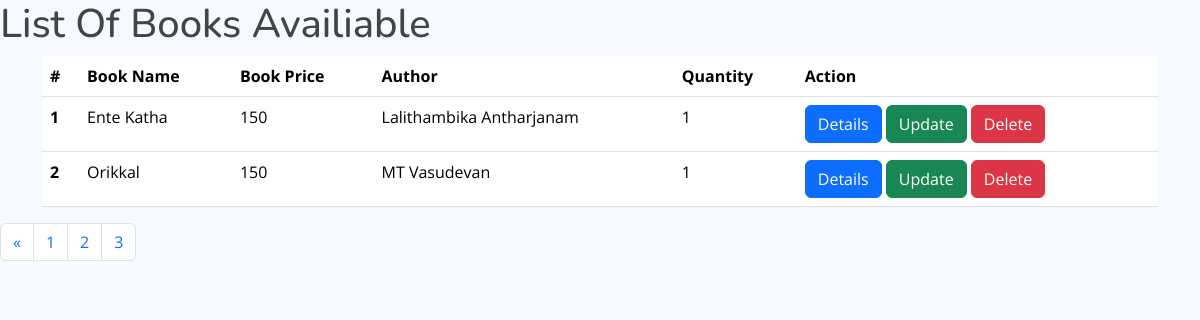
/?page=3, run on the app's committed database.
### book_app/models.py (models this page shows, shortened)
class Book(models.Model):
    title=models.CharField(max_length=200)
    price=models.IntegerField()
    quantity = models.IntegerField()
    author=models.ForeignKey(Author,on_delete=models.CASCADE)

class Author(models.Model):
    name=models.CharField(max_length=200,null=True)
    def __str__(self):
        return '{}'.format(self.name)

### book_app/views.py (the view)
# urls.py: path('',views.listbook,name='booklist'),
def listbook(request):
    books=Book.objects.all()
    paginator=Paginator(books,4)
    page_no=request.GET.get('page')
    try:
        page=paginator.get_page(page_no)
    except EmptyPage:
        page=paginator.page(page_no.num_pages)
    return render(request,'authors/booklist.html',{'books':books,'page':page})

### templates/authors/booklist.html (shortened to what this page needs)
{% extends 'authors/base.html' %}
{% load static %}
{% block content %}
<h1>List Of Books Availiable </h1>
<div class="container">
    <table class="table">
        <thead class="thead-dark">
            <tr>
                <th scope="col">#</th>
                <th scope="col">Book Name</th>
                <th scope="col">Book Price</th>
                <th scope="col">Author</th>
                  <th scope="col">Quantity</th>
                <th scope="col">Action</th>
            </tr>
        </thead>
        <tbody>
                {% for book in page %}
                <tr>
                    <th scope="row">{{ forloop.counter }}</th>
                    <td>{{ book.title }}</td>
                    <td>{{ book.price }}</td>
                    <td>{{ book.author }}</td>
                    <td>{{ book.quantity }}</td>
                    <td>
                        <a href="{% url 'details' book.id %}" class="btn btn-primary">Details</a>
                        <a href="{% url 'update' book.id %}" class="btn btn-success">Update</a>
                        <a href="{% url 'delete' book.id %}" class="btn btn-danger">Delete</a>
                    </td>
                </tr>
                {% endfor %}
        </tbody>
    </table>
</div>
<nav aria-label="Page navigation example">
  <ul class="pagination">
      {% if page.has_previous %}
    <li class="page-item">
      <a class="page-link" href="?page={{page.previous_page_number }}" aria-label="Previous">
        <span aria-hidden="true">&laquo;</span>
      </a>
    </li>
      {% endif %}
      {% for num in page.paginator.page_range %}
    <li class="page-item {% if page.number == num %} activate{% endif %}">
        <a class="page-link" href="?page={{num}}">{{num}}</a></li>
      {% endfor %}
  </ul>
</nav>
{% endblock %}

### static/assets/css/style.css (style rules this page uses)
:root { scroll-behavior: smooth; }
body { font-family: "Open Sans", sans-serif; background: #f6f9ff; color: #444444; }
a { color: #4154f1; text-decoration: none; }
h1, h2, h3, h4, h5, h6 { font-family: "Nunito", sans-serif; }

### data on the page
Book: title "Ente Katha", price "150", author "Lalithambika Antharjanam", quantity "1"
Book: title "Orikkal", price "150", author "MT Vasudevan", quantity "1"

### other printed values
{{ num }} "1" "2" "3"
